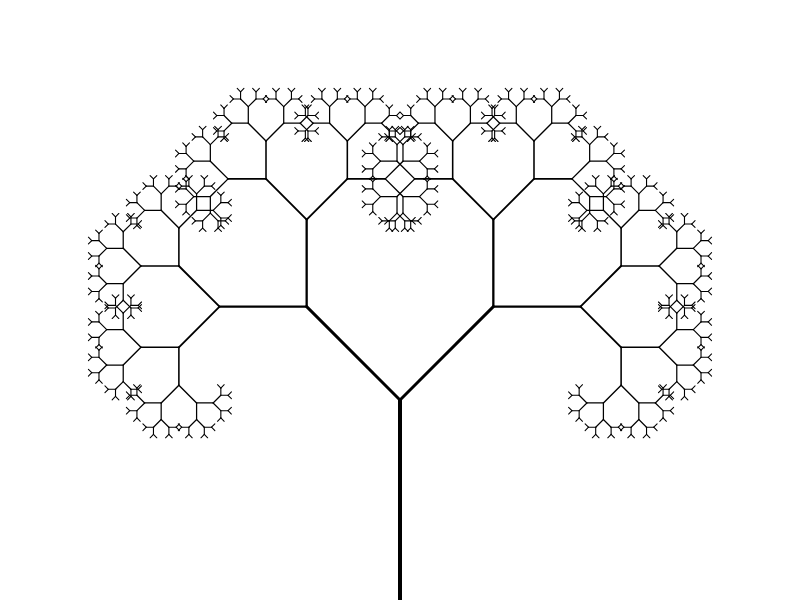
Frame 1 (no input)
Frame 60 (no input): identical to frame 1, image omitted
Frame 120 (the mouse pressed at the canvas centre since frame 60): identical to frame 1, image omitted

The p5.js sketch that drew this single still picture (run headless with seeded random() and noise() and a simulated clock; from frame 60 on, the mouse is pressed at the canvas centre):

// p5.js sketch
// ── sketch.js
let angle = 0;
let len = 200;
let red = 0.66
let slider;

function setup() {
  createCanvas(800, 600);
  angleMode(DEGREES);
  stroke(0);
  slider = createSlider(0, 180, 45, 0.01);
}

function draw() {
  background(255);
  angle = slider.value();
  stroke(0);
  translate(width / 2, height);
  branch(len);
}

function branch(len) {
  sw = map(len, 0, 200, 1, 4);
  strokeWeight(sw);
  line(0, 0, 0, -len);
  translate(0, -len);
  len *= red;
  if (len > 4) {
    push();        //rt branch
    rotate(angle);
    branch(len);
    pop();

    push();        //lt branch
    rotate(-angle);
    branch(len);
    pop();
  }
}
